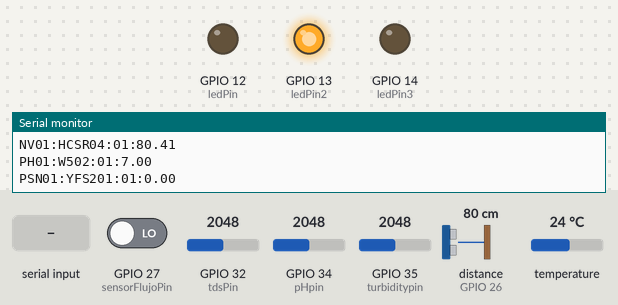
Recording of a sketch running on a simulated ESP32. On the bench: output pins drawn as LEDs (lit = HIGH), the last lines printed to the serial monitor. Wiring (inferred from the names in the program): ultrasonic range finder: trigger GPIO 25; echo GPIO 26. The test bench sets the inputs (shaded band); at power-on: distance to the obstacle (sensor on GPIO 26) 80 cm, GPIO 27 (sensorFlujoPin) LOW, GPIO 32 (tdsPin) = 2048, GPIO 34 (pHpin) = 2048, GPIO 35 (turbiditypin) = 2048, temperature 24 °C. The echo pulse lasts 58.3 µs per cm; pins used as bus, display or sensor lines are not drawn.

Above: at 2.3 s.
2.4 s: "1" received over Serial
At 4.7 s:
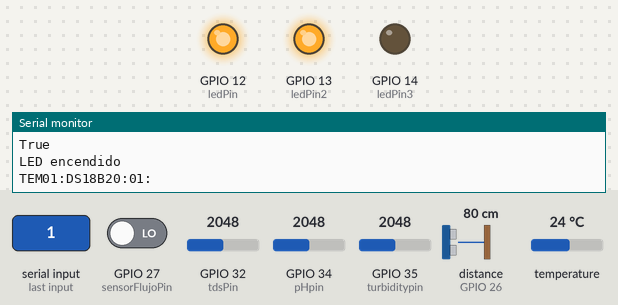
5.0 s: distance to the obstacle (sensor on GPIO 26) set to 21 cm
8.1 s: distance to the obstacle (sensor on GPIO 26) set to 18 cm
At 10.6 s:
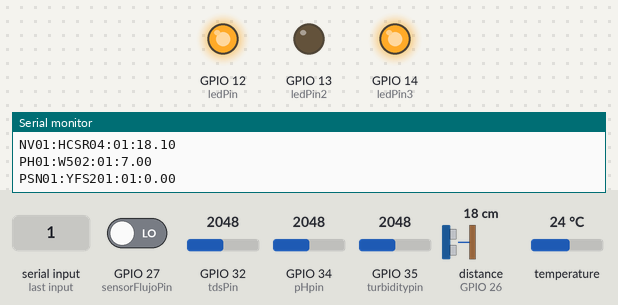
11.0 s: "0" received over Serial
At 13.4 s:
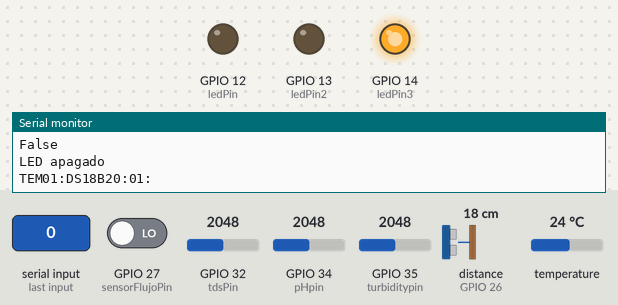
13.8 s: distance to the obstacle (sensor on GPIO 26) set to 35 cm
At 16.4 s:
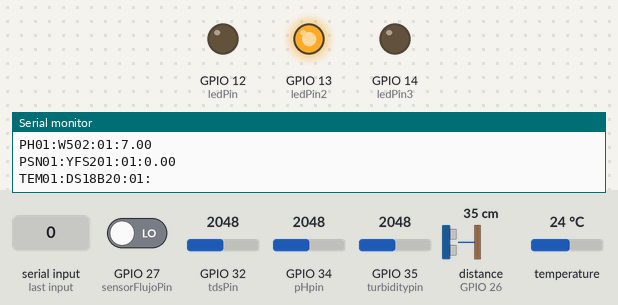
17.1 s: distance to the obstacle (sensor on GPIO 26) set to 2 cm
At 18.9 s:
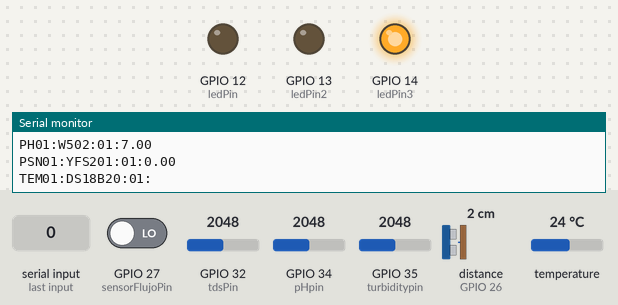
Timing chart, 0 to 20.4 s (numbered marks = the images above; inputs shaded):
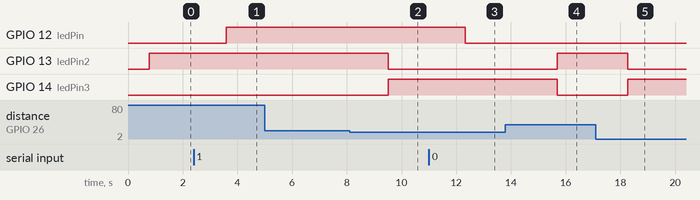

The sketch:

serial_rasp.ino
```cpp
#include <ArduinoJson.h>
#include <OneWire.h>
#include <DallasTemperature.h>
#include <Arduino.h>


// Pines de los sensores
const int pHpin = 34;
const int turbiditypin = 35;
const int tdsPin = 32;
const int oneWireBus = 33;
const int sensorFlujoPin = 27;

// Pines del sensor ultrasónico
#define TRIGGER_PIN 25
#define ECHO_PIN 26

// Pin del LED
const int ledPin = 12;

const int ledPin2 = 13; //rojo
const int ledPin3 = 14; //verde

OneWire oneWire(oneWireBus);
DallasTemperature sensors(&oneWire);

volatile int contadorPulsos = 0;
float const factorConversor = 7.5;

void contarPulsos()
{
  contadorPulsos++;
}

void setup()
{
  Serial.begin(9600);
  pinMode(ledPin, OUTPUT);
  pinMode(ledPin2, OUTPUT);
  pinMode(ledPin3, OUTPUT);
  // Configuración del pin del sensor de flujo de agua como entrada
  pinMode(sensorFlujoPin, INPUT);

  pinMode(TRIGGER_PIN, OUTPUT);
  pinMode(ECHO_PIN, INPUT);

  attachInterrupt(digitalPinToInterrupt(sensorFlujoPin), contarPulsos, RISING);
}

void loop()
{
  // Leer datos del puerto serie si están disponibles
  if (Serial.available() > 0) {
    String data = Serial.readString(); // Lee los bytes recibidos y los convierte en una cadena
    Serial.print("data:");
    Serial.println(data);
    char c=data[0];
    if (c=='1') {
     Serial.println("True"); // Lee los bytes recibidos y los convierte en una cadena
     digitalWrite(ledPin, HIGH);
     Serial.println("LED encendido");
    }
    else if(c=='0'){
     Serial.println("False"); // Lee los bytes recibidos y los convierte en una cadena
      digitalWrite(ledPin, LOW);
      Serial.println("LED apagado");
    }
  }
  float pH = analogRead(pHpin);
  float pHValue = mapearPH(pH);

  // Medir la turbidez
  float turbidityValue = medirTurbidez();

  // Lectura del sensor de TDS
  int tdsValue = analogRead(tdsPin);
  float tdsValueMapped = mapearTDS(tdsValue);

  float temperaturaC = obtenerTemperatura();

  // Distancia
  float distancia_cm = obtenerDistanciaUltrasonico();

  if (distancia_cm > 20) {
    digitalWrite(ledPin2, HIGH);
    digitalWrite(ledPin3, LOW);
  } else {
    digitalWrite(ledPin2, LOW);
    digitalWrite(ledPin3, HIGH);
  }

  // Flujo
  float flujovalue = leerFlujoAgua();

  // Enviar los datos al puerto serial
  Serial.print("TEM01:DS18B20:01:");
  Serial.println(obtenerTemperatura());
  Serial.print("CON01:TDS:01:");
  Serial.println(mapearTDS(analogRead(tdsPin)));
  Serial.print("TUR01:W103:01:");
  Serial.println(convertirTurbidez(analogRead(turbiditypin)));
  Serial.print("NV01:HCSR04:01:");
  Serial.println(distancia_cm);
  Serial.print("PH01:W502:01:");
  Serial.println(mapearPH(analogRead(pHpin)));
  Serial.print("PSN01:YFS201:01:");
  Serial.println(leerFlujoAgua());

  delay(1000);
}

float mapearPH(int valor)
{
  float pHMin = 0.0;
  float pHMax = 14.0;
  float valorMin = 0;
  float valorMax = 4095;

  float pH = map(valor, valorMin, valorMax, pHMin, pHMax);
  return pH;
}

float mapearTDS(int lectura)
{
  const float valorMinimo = 0.0;
  const float valorMaximo = 1000.0;
  const int lecturaMinima = 0;
  const int lecturaMaxima = 4095;

  float valorTDS = map(lectura, lecturaMinima, lecturaMaxima, valorMinimo, valorMaximo);
  return valorTDS;
}

float obtenerTemperatura()
{
  sensors.requestTemperatures();
  return sensors.getTempCByIndex(0);
}

float obtenerDistanciaUltrasonico() {
  digitalWrite(TRIGGER_PIN, LOW);
  delayMicroseconds(2);
  digitalWrite(TRIGGER_PIN, HIGH);
  delayMicroseconds(10);
  digitalWrite(TRIGGER_PIN, LOW);

  unsigned long duracion = pulseIn(ECHO_PIN, HIGH);

  float distancia_cm = duracion / 58.0;

  return distancia_cm;
}

float medirTurbidez()
{
  int lecturaTurbidez = analogRead(turbiditypin);

  float nivelTurbidez = convertirTurbidez(lecturaTurbidez);

  return nivelTurbidez;
}

float convertirTurbidez(int lecturaAnaloga)
{
  const int valorMinimo = 0;
  const int valorMaximo = 1023;
  const float turbidezMinima = 0.0;
  const float turbidezMaxima = 100.0;

  float valorTurbidez = map(lecturaAnaloga, valorMinimo, valorMaximo, turbidezMinima, turbidezMaxima);
  return valorTurbidez;
}

float leerFlujoAgua()
{
  noInterrupts();
  int pulsos = contadorPulsos;
  contadorPulsos = 0;
  interrupts();

  float tasaFlujo = pulsos * factorConversor;

  return tasaFlujo;
}
```

Measured:
- the behaviour switches between 20 and 19 cm on distance to the obstacle (sensor on GPIO 26) (found by bisection; images 1 and 2)
- after the input at 2.4 s, GPIO 12 (ledPin): LOW → HIGH after 1.2 s
- after the input at 8.1 s, GPIO 13 (ledPin2): HIGH → LOW after 1.4 s; GPIO 14 (ledPin3): LOW → HIGH after 1.4 s
- after the input at 11.0 s, GPIO 12 (ledPin): HIGH → LOW after 1.3 s
- after the input at 13.8 s, GPIO 13 (ledPin2): LOW → HIGH after 1.9 s; GPIO 14 (ledPin3): HIGH → LOW after 1.9 s
- after the input at 17.1 s, GPIO 13 (ledPin2): HIGH → LOW after 1.2 s; GPIO 14 (ledPin3): LOW → HIGH after 1.2 s
